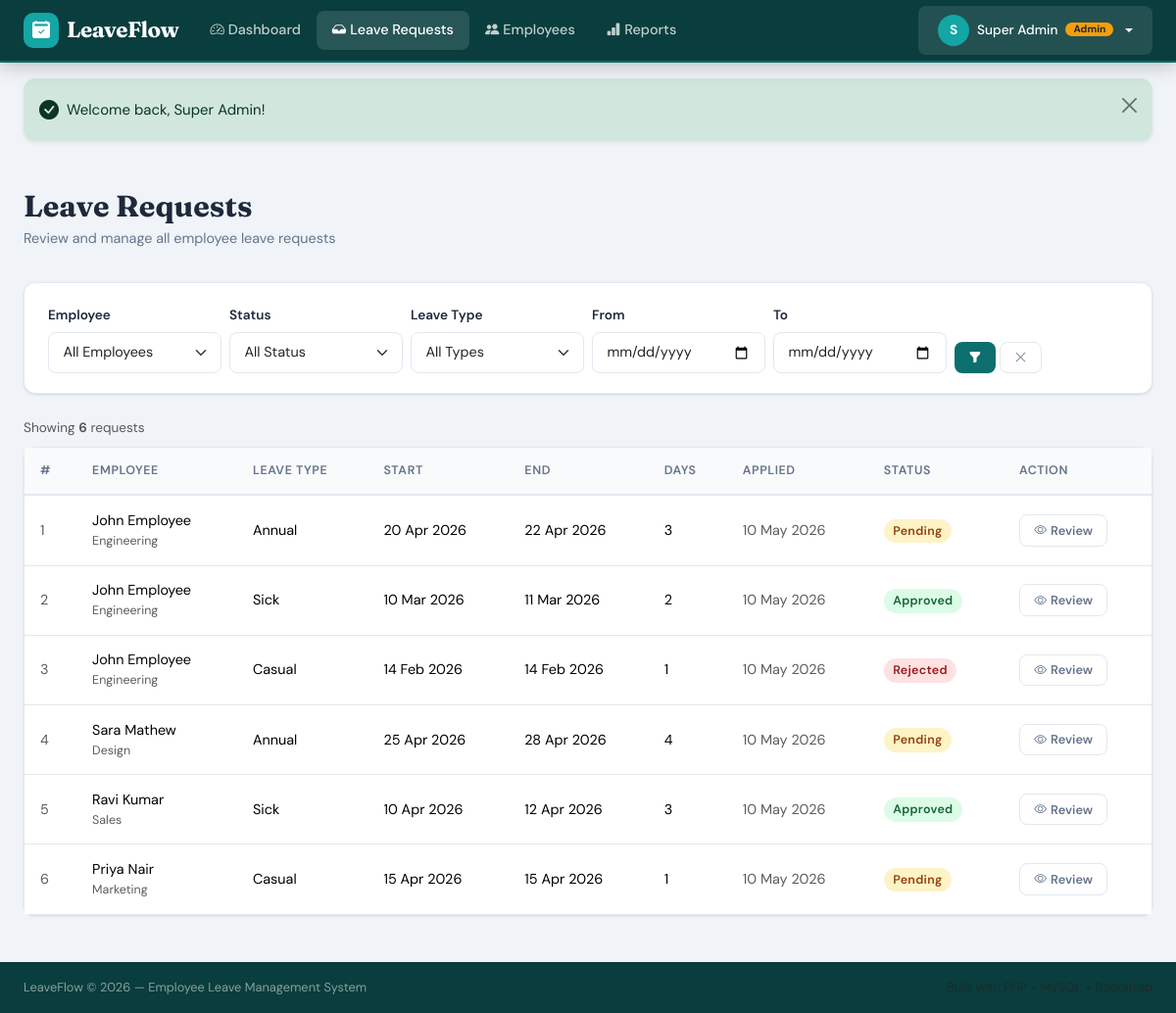
The app's page /admin/requests.php (signed in) with its own data.
### tables this page shows
CREATE TABLE leaves (
    id            INT AUTO_INCREMENT PRIMARY KEY,
    user_id       INT NOT NULL,
    leave_type    ENUM('Annual','Sick','Casual','Maternity','Paternity','Unpaid') NOT NULL,
    start_date    DATE NOT NULL,
    end_date      DATE NOT NULL,
    reason        TEXT NOT NULL,
    status        ENUM('Pending','Approved','Rejected') NOT NULL DEFAULT 'Pending',
    admin_comment TEXT DEFAULT NULL,
    applied_at    TIMESTAMP DEFAULT CURRENT_TIMESTAMP,
    updated_at    TIMESTAMP DEFAULT CURRENT_TIMESTAMP ON UPDATE CURRENT_TIMESTAMP,
    FOREIGN KEY (user_id) REFERENCES users(id) ON DELETE CASCADE
);

CREATE TABLE users (
    id         INT AUTO_INCREMENT PRIMARY KEY,
    name       VARCHAR(100)             NOT NULL,
    email      VARCHAR(150)             NOT NULL UNIQUE,
    password   VARCHAR(255)             NOT NULL,
    role       ENUM('admin','employee') NOT NULL DEFAULT 'employee',
    department VARCHAR(100)             DEFAULT NULL,
    created_at TIMESTAMP                DEFAULT CURRENT_TIMESTAMP
);

### admin/requests.php (the view, shortened to what this page needs)
<?php
$db = getDB();
$where  = ['1=1'];
$params = [];
$filterFrom   = $_GET['from']       ?? '';
$filterTo     = $_GET['to']         ?? '';
$sql = "
    SELECT l.*, u.name AS employee_name, u.department
    FROM leaves l
    JOIN users u ON u.id = l.user_id
    WHERE " . implode(' AND ', $where) . "
    ORDER BY l.applied_at DESC
";
$stmt = $db->prepare($sql);
$stmt->execute($params);
$leaves = $stmt->fetchAll();
include dirname(__DIR__) . '/components/head.php';
?>
<?php include dirname(__DIR__) . '/components/navbar.php'; ?>
<?php include dirname(__DIR__) . '/components/flash.php'; ?>
<div class="page-wrapper">
  <div class="container-fluid px-4">
    <div class="page-header">
      <h1 class="page-title">Leave Requests</h1>
      <p class="page-subtitle">Review and manage all employee leave requests</p>
    </div>
    <div class="filter-bar animate-in">
      <form method="GET" action="" class="row g-2 align-items-end">
        <div class="col-sm-6 col-md-3 col-lg-2">
          <label class="form-label">Employee</label>
          <select name="user_id" class="form-select form-select-sm">
            <option value="">All Employees</option>
          </select>
        </div>
        <div class="col-sm-6 col-md-2">
          <label class="form-label">Status</label>
          <select name="status" class="form-select form-select-sm">
            <option value="">All Status</option>
          </select>
        </div>
        <div class="col-sm-6 col-md-2">
          <label class="form-label">Leave Type</label>
          <select name="leave_type" class="form-select form-select-sm">
            <option value="">All Types</option>
          </select>
        </div>
        <div class="col-sm-6 col-md-2">
          <label class="form-label">From</label>
          <input type="date" name="from" class="form-control form-control-sm"
                 value="<?= htmlspecialchars($filterFrom) ?>">
        </div>
        <div class="col-sm-6 col-md-2">
          <label class="form-label">To</label>
          <input type="date" name="to" class="form-control form-control-sm"
                 value="<?= htmlspecialchars($filterTo) ?>">
        </div>
        <div class="col-sm-6 col-md-1 d-flex gap-1">
          <button type="submit" class="btn btn-primary btn-sm w-100">
            <i class="bi bi-funnel-fill"></i>
          </button>
          <a href="/leave_management/admin/requests.php" class="btn btn-outline-secondary btn-sm">
            <i class="bi bi-x-lg"></i>
          </a>
        </div>
      </form>
    </div>
    <p class="text-muted mb-2" style="font-size:.85rem">
      Showing <strong><?= count($leaves) ?></strong> request<?= count($leaves) !== 1 ? 's' : '' ?>
    </p>
    <div class="card animate-in delay-1">
      <div class="card-body p-0">
        <?php if (empty($leaves)): ?>
          <div class="empty-state">
            <i class="bi bi-inbox"></i>
            <h5>No Requests Found</h5>
            <p>Try adjusting the filters above.</p>
          </div>
        <?php else: ?>
          <div class="table-responsive">
            <table class="table table-custom mb-0">
              <thead>
                <tr>
                  <th>#</th>
                  <th>Employee</th>
                  <th>Leave Type</th>
                  <th>Start</th>
                  <th>End</th>
                  <th>Days</th>
                  <th>Applied</th>
                  <th>Status</th>
                  <th>Action</th>
                </tr>
              </thead>
              <tbody>
                <?php foreach ($leaves as $l): ?>
                  <?php
                    $days   = (new DateTime($l['start_date']))->diff(new DateTime($l['end_date']))->days + 1;
                    $badge  = match($l['status']) {
                        'Approved' => 'status-approved',
                        'Rejected' => 'status-rejected',
                        default    => 'status-pending',
                    };
                  ?>
                  <tr>
                    <td class="text-muted"><?= $l['id'] ?></td>
                    <td>
                      <div class="fw-600"><?= htmlspecialchars($l['employee_name']) ?></div>
                      <div class="text-muted" style="font-size:.78rem"><?= htmlspecialchars($l['department'] ?? '') ?></div>
                    </td>
                    <td><?= htmlspecialchars($l['leave_type']) ?></td>
                    <td><?= date('d M Y', strtotime($l['start_date'])) ?></td>
                    <td><?= date('d M Y', strtotime($l['end_date'])) ?></td>
                    <td><?= $days ?></td>
                    <td class="text-muted"><?= date('d M Y', strtotime($l['applied_at'])) ?></td>
                    <td><span class="badge-status <?= $badge ?>"><?= $l['status'] ?></span></td>
                    <td>
                      <a href="/leave_management/admin/view_request.php?id=<?= $l['id'] ?>"
                         class="btn btn-outline-secondary btn-sm">
                        <i class="bi bi-eye me-1"></i>Review
                      </a>
                    </td>
                  </tr>
                <?php endforeach; ?>
              </tbody>
            </table>
          </div>
        <?php endif; ?>
      </div>
    </div>
  </div>
</div>
<?php include dirname(__DIR__) . '/components/footer.php'; ?>

### assets/css/style.css (style rules this page uses)
:root { --primary: #0d6e6e; --primary-light: #14a5a5; --primary-dark: #084f4f; --accent: #f59e0b; --accent-light: #fcd34d; --danger: #dc2626; --success: #16a34a; --warning: #d97706; --bg-body: #f0f4f8; --bg-card: #ffffff; --bg-nav: #0a3d3d; --text-primary: #1e293b; --text-secondary: #64748b; --text-muted: #94a3b8; --border: #e2e8f0; --shadow-sm: 0 1px 3px rgba(0,0,0,.08), 0 1px 2px rgba(0,0,0,.06); --shadow-md: 0 4px 16px rgba(0,0,0,.10); --shadow-lg: 0 10px 40px rgba(0,0,0,.12); --radius-sm: 8px; --radius-md: 12px; --radius-lg: 20px; --font-body: 'DM Sans', sans-serif; --font-display: 'Fraunces', serif; --nav-height: 64px; }
*, *::before, *::after { box-sizing: border-box; }
html { scroll-behavior: smooth; }
body { font-family: var(--font-body); background-color: var(--bg-body); color: var(--text-primary); min-height: 100vh; display: flex; flex-direction: column; font-size: 15px; line-height: 1.6; }
.page-wrapper { flex: 1; padding: 2rem 0 3rem; }
.page-header { margin-bottom: 2rem; }
.page-title { font-family: var(--font-display); font-size: 1.9rem; font-weight: 700; color: var(--text-primary); margin-bottom: .25rem; }
.page-subtitle { color: var(--text-secondary); font-size: .9rem; }
.card { background: var(--bg-card); border: 1px solid var(--border); border-radius: var(--radius-md); box-shadow: var(--shadow-sm); transition: box-shadow .2s; }
.card-body { padding: 1.5rem; }
.badge-status { padding: .35em .75em; border-radius: 50px; font-size: .78rem; font-weight: 600; letter-spacing: .3px; }
.status-pending { background: #fef3c7; color: #92400e; }
.status-approved { background: #dcfce7; color: #166534; }
.status-rejected { background: #fee2e2; color: #991b1b; }
.table-custom { border-collapse: separate; border-spacing: 0; }
.table-custom thead th { background: #f8fafc; color: var(--text-secondary); font-size: .78rem; font-weight: 600; text-transform: uppercase; letter-spacing: .6px; border-bottom: 2px solid var(--border); padding: .85rem 1rem; white-space: nowrap; }
.table-custom tbody td { padding: .85rem 1rem; border-bottom: 1px solid var(--border); vertical-align: middle; font-size: .9rem; }
.table-custom tbody tr:last-child td { border-bottom: none; }
.form-label { font-weight: 600; font-size: .85rem; color: var(--text-primary); margin-bottom: .4rem; }
.form-control, .form-select { border: 1.5px solid var(--border); border-radius: var(--radius-sm); padding: .6rem .9rem; font-size: .9rem; transition: border-color .2s, box-shadow .2s; font-family: var(--font-body); }
.btn { font-family: var(--font-body); font-weight: 600; font-size: .875rem; border-radius: var(--radius-sm); padding: .55rem 1.25rem; transition: all .2s; border: none; }
.btn-primary { background: var(--primary); color: white; }
.btn-outline-secondary { border: 1.5px solid var(--border); color: var(--text-secondary); background: white; }
.btn-sm { font-size: .8rem; padding: .35rem .9rem; }
.filter-bar { background: white; border: 1px solid var(--border); border-radius: var(--radius-md); padding: 1.25rem 1.5rem; margin-bottom: 1.5rem; box-shadow: var(--shadow-sm); }
.animate-in { animation: fadeInUp .35s ease both; }
.delay-1 { animation-delay: .05s; }

### records on screen
leaves: id "1", user.name "John Employee", user.department "Engineering", leave_type "Annual", start_date "20 Apr 2026", end_date "22 Apr 2026", days "3", applied_at "10 May 2026", status "Pending"
leaves: id "2", user.name "John Employee", user.department "Engineering", leave_type "Sick", start_date "10 Mar 2026", end_date "11 Mar 2026", days "2", applied_at "10 May 2026", status "Approved"
leaves: id "3", user.name "John Employee", user.department "Engineering", leave_type "Casual", start_date "14 Feb 2026", end_date "14 Feb 2026", days "1", applied_at "10 May 2026", status "Rejected"
leaves: id "4", user.name "Sara Mathew", user.department "Design", leave_type "Annual", start_date "25 Apr 2026", end_date "28 Apr 2026", days "4", applied_at "10 May 2026", status "Pending"
leaves: id "5", user.name "Ravi Kumar", user.department "Sales", leave_type "Sick", start_date "10 Apr 2026", end_date "12 Apr 2026", days "3", applied_at "10 May 2026", status "Approved"
leaves: id "6", user.name "Priya Nair", user.department "Marketing", leave_type "Casual", start_date "15 Apr 2026", end_date "15 Apr 2026", days "1", applied_at "10 May 2026", status "Pending"

### other values on screen
substr($user['name'], 0, 1) "S"
$user['name'] "Super Admin"
$flash['message'] "Welcome back, Super Admin!"
count($leaves) "6"
